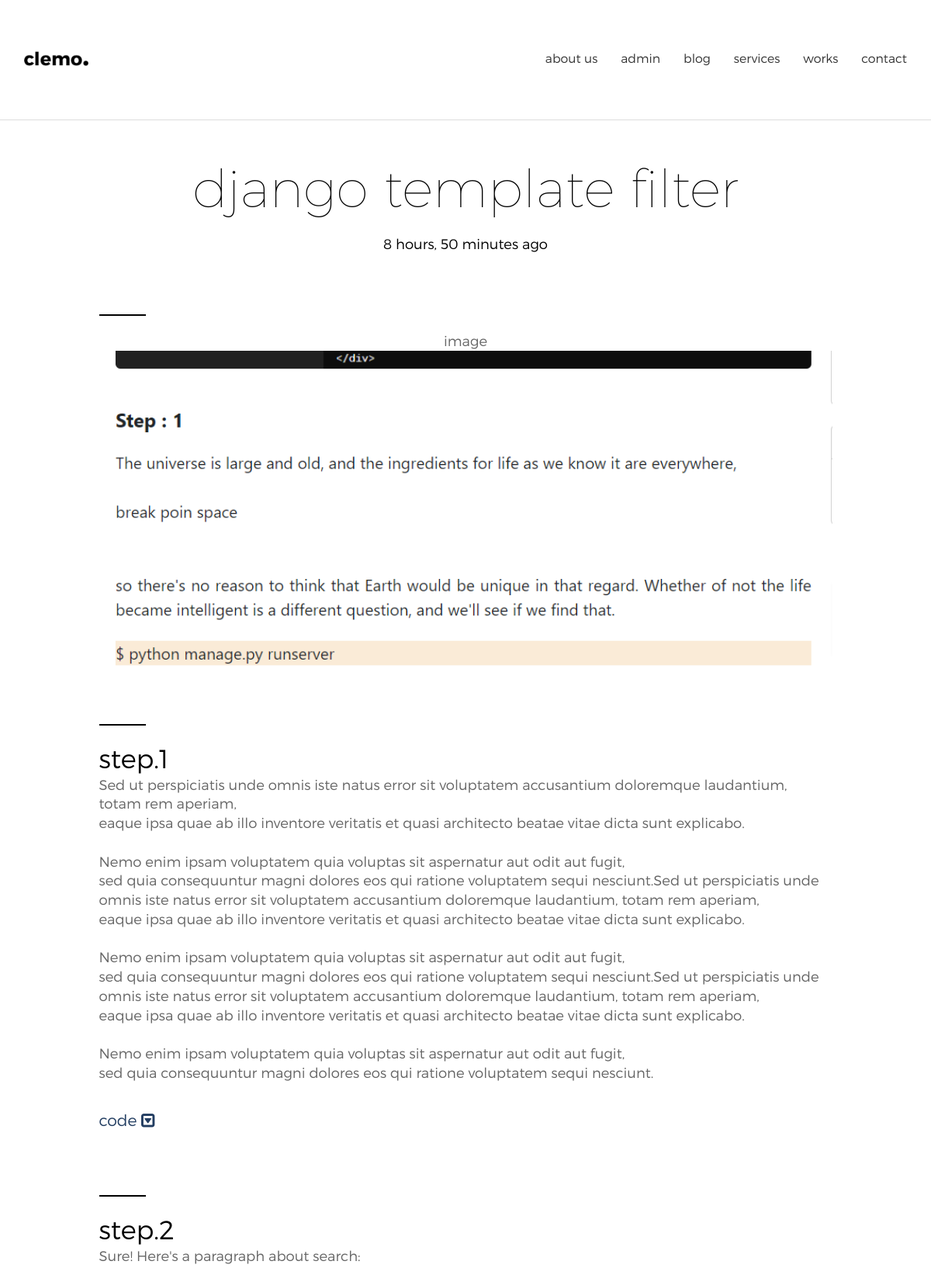
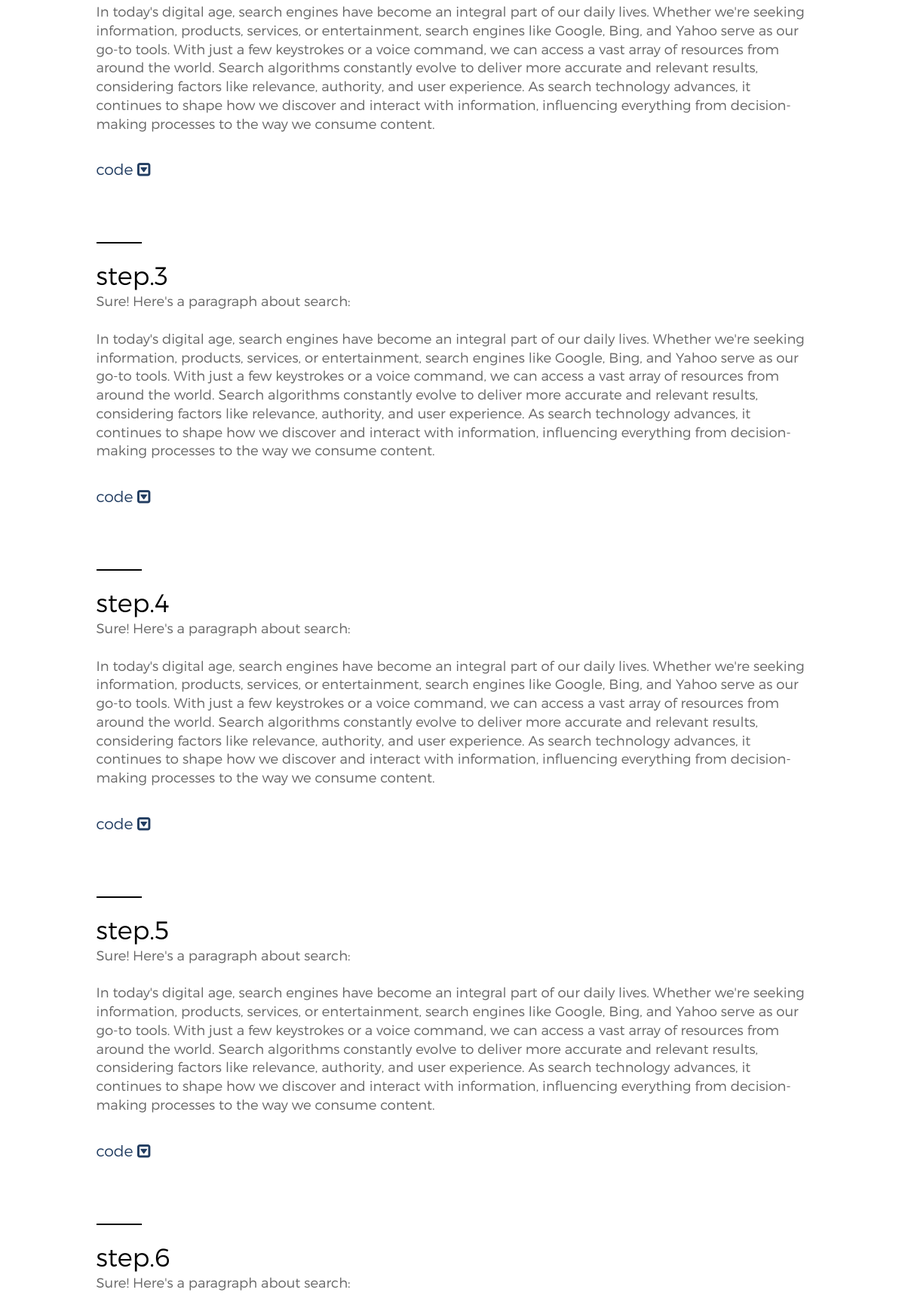
Screenshot of /post/2 (upper part) with the database file from the repository (2 pictures, top to bottom).
### asset/models.py (models this page shows, shortened)
class Post(models.Model):
    title = models.CharField(max_length=3000)
    category = models.ForeignKey(Category, on_delete=models.CASCADE)  # Removed default value
    image = models.ImageField(upload_to='uploads/post/', blank=False, null=False)
    check_1 = models.BooleanField(default=True)
    step_1 = models.TextField(default='', blank=False, null=False)
    code_1 = models.TextField(default='', blank=False, null=False)
    check_2 = models.BooleanField(default=False)
    image_2 = models.ImageField(upload_to='uploads/post/', blank=True, null=True)
    step_2 = models.TextField(default='', blank=True, null=True)
    code_2 = models.TextField(default='', blank=True, null=True)
    check_3 = models.BooleanField(default=False)
    image_3 = models.ImageField(upload_to='uploads/post/', blank=True, null=True)
    step_3 = models.TextField(default='', blank=True, null=True)
    code_3 = models.TextField(default='', blank=True, null=True)
    check_4 = models.BooleanField(default=False)
    image_4 = models.ImageField(upload_to='uploads/post/', blank=True, null=True)
    step_4 = models.TextField(default='', blank=True, null=True)
    code_4 = models.TextField(default='', blank=True, null=True)
    check_5 = models.BooleanField(default=False)
    image_5 = models.ImageField(upload_to='uploads/post/', blank=True, null=True)
    step_5 = models.TextField(default='', blank=True, null=True)
    code_5 = models.TextField(default='', blank=True, null=True)
    check_6 = models.BooleanField(default=False)
    image_6 = models.ImageField(upload_to='uploads/post/', blank=True, null=True)
    step_6 = models.TextField(default='', blank=True, null=True)
    code_6 = models.TextField(default='', blank=True, null=True)
    check_7 = models.BooleanField(default=False)
    image_7 = models.ImageField(upload_to='uploads/post/', blank=True, null=True)
    step_7 = models.TextField(default='', blank=True, null=True)
    code_7 = models.TextField(default='', blank=True, null=True)
    check_8 = models.BooleanField(default=False)
    image_8 = models.ImageField(upload_to='uploads/post/', blank=True, null=True)
    step_8 = models.TextField(default='', blank=True, null=True)
    code_8 = models.TextField(default='', blank=True, null=True)
    check_9 = models.BooleanField(default=False)
    image_9 = models.ImageField(upload_to='uploads/post/', blank=True, null=True)
    step_9 = models.TextField(default='', blank=True, null=True)
    code_9 = models.TextField(default='', blank=True, null=True)
    tags = models.TextField(default='', blank=True, null=True)
    source_code = models.URLField(max_length=10000, blank=True, null=True) #<----এটি মানে হল ফিল্ডটি ফর্মে একটি মান প্রবেশ করার জন্য বাধ্যতা নেই। অর্থাৎ, ফিল্ডটি খালি অথবা মান না দিয়েও ফর্ম সাবমিট করা যাবে।
    upload_in = models.DateTimeField(auto_now_add=True)
    class Meta:
        ordering = ('-upload_in',)

### asset/views.py (the view)
# urls.py: path('post/<int:pk>',post,name="post"),
def post(request,pk):
    post = Post.objects.get(id=pk)
    dic = {
        'post':post,
        }
    return render(request,'files/bloginner.html',dic)

### templates/files/bloginner.html (shortened to what this page needs)
{%extends 'link.html'%}{%load static%}
{% block content%}
<section id="bloginner" class="bloginner sections margin-top-120">
    <div class="container">
        <div class="row">
            <div class="col-sm-12">
                <div class="head_title text-center">
                    <h1>{{post.title}}</h1><br />
                    <h6>{{post.upload_in|timesince}} ago</h6>
                </div>
                <div class="main_bloginner_area">
                    <div class="row">
                        <div class="col-sm-10 col-sm-offset-1">
                            <div class="main_bloginner_content">
                                <div class="single_bloginner s_blogIner_1 text-center">
                                    <div class="separator2"></div>image
                                    <img src="{{post.image.url}}" alt="" />
                                </div>
                                <div class="single_bloginner s_blogIner_2 margin-top-60">
                                    <div class="separator2"></div>
                                    <h3>step.1</h3>
                                    <p>
                                        {{post.step_1|linebreaksbr}}
                                    </p>
                                    <details>
                                        <summary>
                                            <h5>code <i class="fa fa-caret-square-o-down"></i></h5>
                                        </summary>
                                    </details>
                                </div>
                                {% if post.step_2%}
                                <div class="single_bloginner s_blogIner_2 margin-top-60">
                                    <div class="separator2"></div>
                                    <h3>step.2</h3>
                                    <p>
                                        {{post.step_2|linebreaksbr}}
                                    </p>
                                    {% if post.code_2 %}
                                    <details>
                                        <summary>
                                            <h5>code <i class="fa fa-caret-square-o-down"></i></h5>
                                        </summary>
                                    </details>
                                    {% endif %}
                                </div>
                                {%endif%}
                                {% if post.step_3%}
                                <div class="single_bloginner s_blogIner_2 margin-top-60">
                                    <div class="separator2"></div>
                                    <h3>step.3</h3>
                                    <p>
                                        {{post.step_3|linebreaksbr}}
                                    </p>
                                    {% if post.code_3 %}
                                    <details>
                                        <summary>
                                            <h5>code <i class="fa fa-caret-square-o-down"></i></h5>
                                        </summary>
                                    </details>
                                    {% endif %}
                                </div>
                                {%endif%}
                                {% if post.step_4%}
                                <div class="single_bloginner s_blogIner_2 margin-top-60">
                                    <div class="separator2"></div>
                                    <h3>step.4</h3>
                                    <p>
                                        {{post.step_4|linebreaksbr}}
                                    </p>
                                    {% if post.code_4 %}
                                    <details>
                                        <summary>
                                            <h5>code <i class="fa fa-caret-square-o-down"></i></h5>
                                        </summary>
                                    </details>
                                    {% endif %}
                                </div>
                                {%endif%}
                                {% if post.step_5%}
                                <div class="single_bloginner s_blogIner_2 margin-top-60">
                                    <div class="separator2"></div>
                                    <h3>step.5</h3>
                                    <p>
                                        {{post.step_5|linebreaksbr}}
                                    </p>
                                    {% if post.code_5 %}
                                    <details>
                                        <summary>
                                            <h5>code <i class="fa fa-caret-square-o-down"></i></h5>
                                        </summary>
                                    </details>
                                    {% endif %}
                                </div>
                                {%endif%}
                                {% if post.step_6%}
                                <div class="single_bloginner s_blogIner_2 margin-top-60">
                                    <div class="separator2"></div>
                                    <h3>step.6</h3>
                                    <p>
                                        {{post.step_6|linebreaksbr}}
                                    </p>
                                </div>
                                {%endif%}
                            </div>
                        </div>
                    </div>
                </div>
            </div>
        </div>
    </div>
</section>
{% endblock content%}

### static/assets/css/style.css (style rules this page uses)
html, body { background-color: #fff; font-size: 18px; color: #656565; width: 100%; padding: 0; margin-left: 0; margin-right: 0; font-family: 'montserratlight'; }
img { -moz-user-select: none; -webkit-user-select: none; -ms-user-select: none; user-select: none; -webkit-user-drag: none; user-drag: none; }
*, *:before, *:after { -webkit-box-sizing: border-box; -moz-box-sizing: border-box; box-sizing: border-box; }
p { margin: 0 0 15px; }
img { max-width: 100%; }
h1, h2, h3, h4, h5, h6 { margin: 0; color:#000000; }
h4, h5 { font-weight: 300; margin: 0; line-height: 2rem; }
h1 { font-size: 3.75rem; font-family: 'montserrathairline'; }
h3 { font-size:1.875rem; line-height: 2.5rem; font-family: 'montserratlight'; }
h5 { font-size: 1.125rem; margin-bottom: 1rem; margin-top: 1rem; color:#223d61; }
h6 { font-size: 1rem; margin-bottom: .9rem; }
p { line-height: 1.375rem; margin-bottom:30px; }
.sections { padding-top:85px; padding-bottom: 105px; overflow: hidden; }
.separator2 { height: 2px; width: 60px; margin:20px 0px; background: #000; }
.margin-top-60 { margin-top: 60px; }
.margin-top-120 { margin-top: 120px; }
.head_title { margin-bottom:60px; }
.main_bloginner_content .single_bloginner img { width:100%; }

### rows the page displays
Post: title "django template filter", upload_in "8 hours, 50 minutes", image (picture), step_1 "Sed ut perspiciatis unde omnis iste natus error sit voluptatem accusantium doloremque laudantium, totam rem aperiam, eaque ipsa quae ab illo inventore veritatis et quasi architecto beatae vitae dicta sunt explicabo. Nemo enim ipsam voluptatem quia voluptas sit aspernatur aut odit aut fugit, sed quia consequuntur magni dolores eos qui ratione voluptatem sequi nesciunt.Sed ut perspiciatis unde omnis iste natus error sit voluptatem accusantium doloremque laudantium, totam rem aperiam, eaque ipsa quae ab illo inventore veritatis et quasi architecto beatae vitae dicta sunt explicabo. Nemo enim ipsam voluptatem quia voluptas sit aspernatur aut odit aut fugit, sed quia consequuntur magni dolores…", step_2 "Sure! Here's a paragraph about search: In today's digital age, search engines have become an integral part of our daily lives. Whether we're seeking information, products, services, or entertainment, search engines like Google, Bing, and Yahoo serve as our go-to tools. With just a few keystrokes or a voice command, we can access a vast array of resources from around the world. Search algorithms constantly evolve to deliver more accurate and relevant results, considering factors like relevance, authority, and user experience. As search technology advances, it continues to shape how we discover and interact with information, influencing everything from decision-making processes to the way we…", step_3 "Sure! Here's a paragraph about search: In today's digital age, search engines have become an integral part of our daily lives. Whether we're seeking information, products, services, or entertainment, search engines like Google, Bing, and Yahoo serve as our go-to tools. With just a few keystrokes or a voice command, we can access a vast array of resources from around the world. Search algorithms constantly evolve to deliver more accurate and relevant results, considering factors like relevance, authority, and user experience. As search technology advances, it continues to shape how we discover and interact with information, influencing everything from decision-making processes to the way we…", step_4 "Sure! Here's a paragraph about search: In today's digital age, search engines have become an integral part of our daily lives. Whether we're seeking information, products, services, or entertainment, search engines like Google, Bing, and Yahoo serve as our go-to tools. With just a few keystrokes or a voice command, we can access a vast array of resources from around the world. Search algorithms constantly evolve to deliver more accurate and relevant results, considering factors like relevance, authority, and user experience. As search technology advances, it continues to shape how we discover and interact with information, influencing everything from decision-making processes to the way we…", step_5 "Sure! Here's a paragraph about search: In today's digital age, search engines have become an integral part of our daily lives. Whether we're seeking information, products, services, or entertainment, search engines like Google, Bing, and Yahoo serve as our go-to tools. With just a few keystrokes or a voice command, we can access a vast array of resources from around the world. Search algorithms constantly evolve to deliver more accurate and relevant results, considering factors like relevance, authority, and user experience. As search technology advances, it continues to shape how we discover and interact with information, influencing everything from decision-making processes to the way we…", step_6 "Sure! Here's a paragraph about search:"
